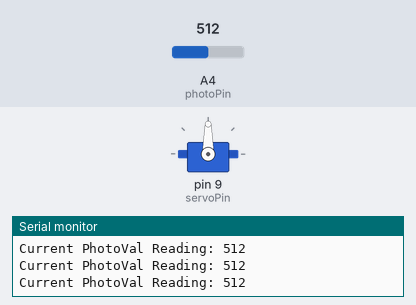
The sketch below on a simulated Arduino Uno, built with avr-gcc and run on an emulated ATmega328P. Parts: servo, the last lines printed to the serial monitor. The inputs (shaded band) are chosen by the test bench; at power-on: A4 (photoPin) = 512.

Above: at 1.2 s.
1.3 s: A4 (photoPin) set to 592
2.8 s: A4 (photoPin) set to 609
At 3.6 s:
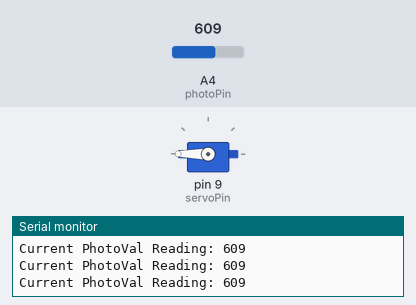
4.5 s: A4 (photoPin) set to 122
At 5.1 s:
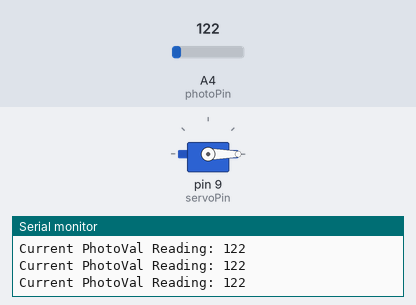
6.3 s: A4 (photoPin) set to 206
7.8 s: A4 (photoPin) set to 243
At 9.1 s:
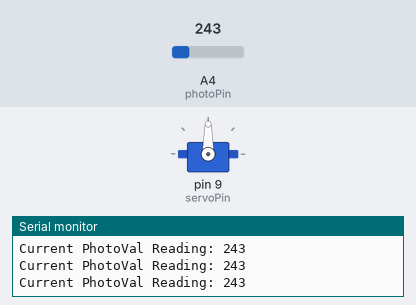
9.5 s: A4 (photoPin) set to 0
At 10.7 s:
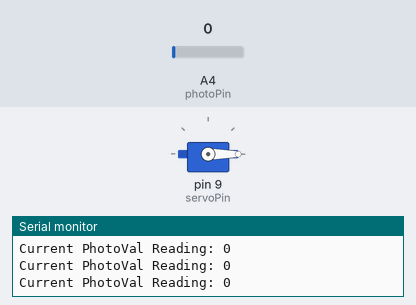
Timing chart, 0 to 12.3 s (numbered marks = the images above; inputs shaded):
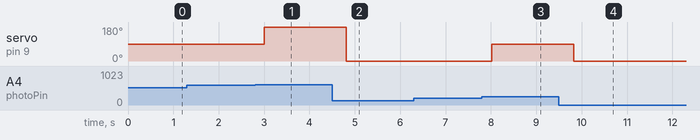

Measured:
- the behaviour switches between 599 and 600 on A4 (photoPin) (found by bisection; images 0 and 1)
- the behaviour switches between 224 and 225 on A4 (photoPin) (found by bisection; images 2 and 3)
- after the input at 2.8 s, servo on pin 9 (servoPin): 90° → 180° after 0.21 s
- after the input at 4.5 s, servo on pin 9 (servoPin): 180° → 0° after 0.31 s
- after the input at 7.8 s, servo on pin 9 (servoPin): 0° → 90° after 0.22 s
- after the input at 9.5 s, servo on pin 9 (servoPin): 90° → 0° after 0.33 s

The sketch:

hw30-servo-and-photoresistor.ino
```cpp
//GOAL: Have servo display of photo resistor decide light conditions.

#include <Servo.h> //imports the servo module

Servo servo; // Creates the new servo object
int servoPin = 9;
int photoPin = A4; ///analog pin reading
int photoVal;

//Photoresistor light values
int sunnyLightVal = 600;
int cloudyLightVal = 225;

// Positions for servo
int darkPosition = 0;
int sunnyPosition = 180;
int cloudyPosition = 90;

void setup() {
  Serial.begin(9600);
  pinMode(photoPin, INPUT);
  servo.attach(servoPin); //attach connects servo to the pin on the arduino
}

void loop() {

//First read digital value from photoresistor
  photoVal = analogRead(photoPin);
  Serial.print("Current PhotoVal Reading: ");
  Serial.println(photoVal);
  delay(200);

  if (photoVal >= sunnyLightVal) {
    servo.write(sunnyPosition); //Left-side down
  } else if (photoVal < sunnyLightVal && photoVal >= cloudyLightVal) {
    servo.write(cloudyPosition); // Half-way up
  } else {
    servo.write(darkPosition); // Right-side down
  }
}
```
